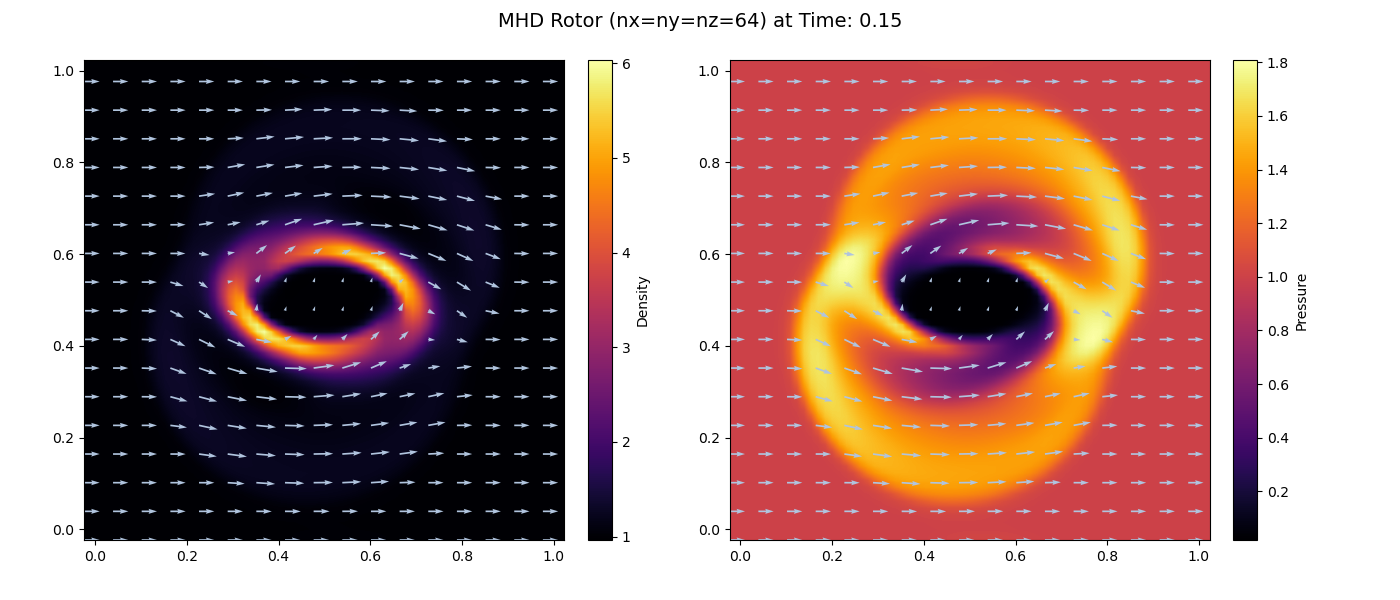

Here is the Python script that generated this plot:
import h5py
import matplotlib.pyplot as plt
import matplotlib.animation as animation
import numpy as np
import os, shutil, sys, time

path = "./data/"
if not os.path.exists(path):
    os.makedirs(path)

def InitializeData(CFL = 0.5, evolutionTime = 0.0, n = 64, nG = 2, L = 1.0, gamma = 5.0/3.0):
    N = n+2*nG
    dL = L/n

    density = np.zeros((N, N, N))
    velocityX = np.zeros((N, N, N))
    velocityY = np.zeros((N, N, N))
    velocityZ = np.zeros((N, N, N))
    thermalPressure = np.zeros((N, N, N))
    l = np.linspace(-dL*(2*nG-1)/2, L+dL*(2*nG-1)/2, N)
    r = np.zeros((N, N, N))
    for yi in range(N):
        for xi in range(N):
            r[:, yi, xi] = np.sqrt(((l-0.5)[xi])**2+((l-0.5)[yi])**2)

    magneticFieldX = np.zeros((N, N, N+1))
    magneticFieldY = np.zeros((N, N+1, N))
    magneticFieldZ = np.zeros((N+1, N, N))

    r0 = 0.1
    r1 = 0.115
    u0 = 2
    def f(r):
        return (r1-r)/(r1-r0)

    density[:] = np.where(r < r0, 10, np.where(r <= r1, 1 + 9 * f(r), 1))
    for yi in range(N):
        for xi in range(N):
            velocityX[:, yi, xi] = np.where(r[:, yi, xi] < r0, u0/r0*(0.5-l[yi]), np.where(r[:, yi, xi] <= r1, f(r[:, yi, xi])*u0/r0*(0.5-l[yi]), 0))
    for yi in range(N):
        for xi in range(N):
            velocityY[:, yi, xi] = np.where(r[:, yi, xi] < r0, u0/r0*(l[xi]-0.5), np.where(r[:, yi, xi] <= r1, f(r[:, yi, xi])*u0/r0*(l[xi]-0.5), 0))
    velocityZ[:,:,:] = 0.0
    thermalPressure[:,:,:] = 1.0
    magneticFieldX[:,:,:] = 5/np.sqrt(4*np.pi)
    magneticFieldY[:,:,:] = 0.0
    magneticFieldZ[:,:,:] = 0.0

    meanMagneticFieldX = np.zeros((N, N, N))
    meanMagneticFieldY = np.zeros((N, N, N))
    meanMagneticFieldZ = np.zeros((N, N, N))
    for zi in range(N):
        for yi in range(N):
            for xi in range(N):
                meanMagneticFieldX[zi, yi, xi] = (magneticFieldX[zi, yi, xi]+magneticFieldX[zi, yi, xi+1])/2
                meanMagneticFieldY[zi, yi, xi] = (magneticFieldY[zi, yi, xi]+magneticFieldY[zi, yi+1, xi])/2
                meanMagneticFieldZ[zi, yi, xi] = (magneticFieldZ[zi, yi, xi]+magneticFieldZ[zi+1, yi, xi])/2

    f = h5py.File(path+"0.h5", "w")
    f.create_group("Parameters")
    f["Parameters"]["CFL"] = np.array([CFL], dtype=np.double) 
    f["Parameters"]["evolutionTime"] = np.array([evolutionTime], dtype=np.double) 
    f["Parameters"]["numberOfCells"] = np.array([n], dtype=np.int32) 
    f["Parameters"]["numberOfGhostCells"] = np.array([nG], dtype=np.int32) 
    f["Parameters"]["domainLength"] = np.array([L], dtype=np.double) 
    f["Parameters"]["heatCapacityRatio"] = np.array([gamma], dtype=np.double) 
    f.create_group("Variables")
    f["Variables"]["density"] = np.double(density.flatten()) 
    f["Variables"]["velocityX"] = np.double(velocityX.flatten()) 
    f["Variables"]["velocityY"] = np.double(velocityY.flatten())
    f["Variables"]["velocityZ"] = np.double(velocityZ.flatten()) 
    f["Variables"]["thermalPressure"] = np.double(thermalPressure.flatten()) 
    f["Variables"]["staggeredMagneticFieldX"] = np.double(magneticFieldX.flatten())
    f["Variables"]["staggeredMagneticFieldY"] = np.double(magneticFieldY.flatten()) 
    f["Variables"]["staggeredMagneticFieldZ"] = np.double(magneticFieldZ.flatten()) 
    f["Variables"]["magneticFieldX"] = np.double(meanMagneticFieldX.flatten())
    f["Variables"]["magneticFieldY"] = np.double(meanMagneticFieldY.flatten())
    f["Variables"]["magneticFieldZ"] = np.double(meanMagneticFieldZ.flatten())
    f.close()

def DrawData(path = path):
    def sortInteger(fileName):
        try:
            baseName = os.path.splitext(fileName)[0] 
            return int(baseName)
        except (ValueError, IndexError): 
            return 

    fileList = [file for file in os.listdir(path) if file.endswith(".h5")]
    sortedFileList = sorted(fileList, key=sortInteger)

    for file in sortedFileList: 
        f = h5py.File(path+file, "r")
        n = f["Parameters"]["numberOfCells"][()] 
        n = n[0] 
        nG = f["Parameters"]["numberOfGhostCells"][()] 
        nG = nG[0] 
        L = f["Parameters"]["domainLength"][()] 
        L = L[0] 
        rho = f["Variables"]["density"][()]
        vx = f["Variables"]["velocityX"][()]
        vy = f["Variables"]["velocityY"][()]
        vz = f["Variables"]["velocityZ"][()] 
        p = f["Variables"]["thermalPressure"][()] 
        Bx = f["Variables"]["magneticFieldX"][()] 
        By = f["Variables"]["magneticFieldY"][()] 
        Bz = f["Variables"]["magneticFieldZ"][()] 
        f.close()

        N = n+2*nG
        dL = L/n 
        l = np.linspace(-dL*(2*nG-1)/2, L+dL*(2*nG-1)/2, N) 

        rho = np.reshape(rho, (N , N, -1))
        vx = np.reshape(vx, (N , N, -1))
        vy = np.reshape(vy, (N , N, -1))
        vz = np.reshape(vz, (N , N, -1))
        p = np.reshape(p, (N , N, -1))
        Bx = np.reshape(Bx, (N , N, -1))
        By = np.reshape(By, (N , N, -1))
        Bz = np.reshape(Bz, (N , N, -1))
        
        figProfile, axes = plt.subplots(1, 2, figsize=(14, 6))
        axes = axes.flatten() 
        cbar_list = [None] * len(axes)
        figProfile.subplots_adjust(
            left=0.02,    
            right=0.9,   
            bottom=0.1,  
            top=0.9,     
            wspace=0.1,   
        )
        """
        rho = rho[N//2, nG:-nG, nG:-nG]
        vx = vx[N//2, nG:-nG, nG:-nG]
        vy = vy[N//2, nG:-nG, nG:-nG]
        vz = vz[N//2, nG:-nG, nG:-nG]
        p = p[N//2, nG:-nG, nG:-nG]
        Bx = Bx[N//2, nG:-nG, nG:-nG]
        By = By[N//2, nG:-nG, nG:-nG]
        l = l[nG:-nG] 
        """
        rho = rho[N//2]
        vx = vx[N//2]
        vy = vy[N//2]
        vz = vz[N//2]
        p = p[N//2]
        Bx = Bx[N//2]
        By = By[N//2]
        
        variables = [rho, p]
        variablesName = ["Density", "Pressure"]
        plt.suptitle("MHD Rotor (nx=ny=nz="+str(n)+") at Time: 0.15", fontsize=14)
        for j, ax in enumerate(axes):
            ax.clear()
            mesh = ax.imshow(variables[j], extent=[l[0], l[-1], l[0], l[-1]], origin="lower", interpolation='bilinear', cmap='inferno') 
            ax.set_aspect('equal', adjustable='box')
            cbar = figProfile.colorbar(mesh, ax=ax, fraction=0.0457, pad=0.04, label=variablesName[j])
            cbar_list[j] = cbar
            skip = 4 
            ax.quiver(l[::skip], l[::skip], Bx[::skip, ::skip], By[::skip, ::skip], color='lightsteelblue')
        plt.savefig(path+"fig"+file+".png")
        plt.close()
        figProfile.clf() 
   
#InitializeData()
#DrawData()
